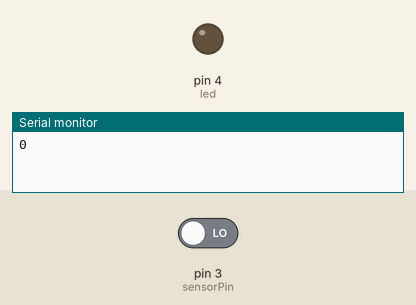
Simulated run of this sketch. Board: Arduino Uno, built with avr-gcc and run on an emulated ATmega328P. Shown: output pins drawn as LEDs (lit = HIGH), the last lines printed to the serial monitor. Inputs (shaded band) come from the test bench; at power-on: pin 3 (sensorPin) LOW.

Above: at 2.0 s.
2.1 s: pin 3 (sensorPin) driven HIGH
At 2.8 s:
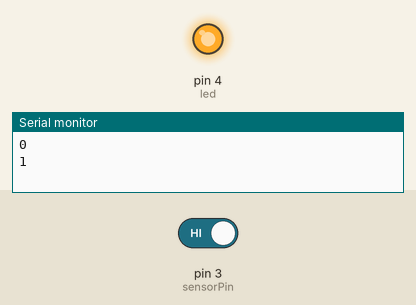
Timing chart, 0 to 5.1 s (numbered marks = the images above; inputs shaded):
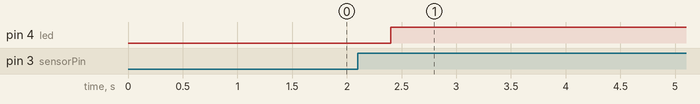

The sketch:

auto-kitchen-lighter.ino
```cpp
//auto-kitchen-lighter.ino

int led = 4;
int sensorPin = 3;

bool sensorStatus = false;

long lightningTime = 10; // second

long restTime = 0;

void setup() {
  // put your setup code here, to run once:
  pinMode(led, OUTPUT);
  pinMode(sensorPin, INPUT);
  Serial.begin(9600);

}

void loop() {

	delay(1000);

	sensorStatus = sensorCheck();

    Serial.println(sensorStatus);

    if(sensorStatus){
    	digitalWrite(led, HIGH);
    	restTime = lightningTime;
    }

    if(restTime>0){
    	restTime = restTime-1;
    }
    else {
    	digitalWrite(led, LOW);
    }

}

bool sensorCheck() {
	int check1 = digitalRead(sensorPin);
	delay(100);
	int check2 = digitalRead(sensorPin);
	delay(100);
	int check3 = digitalRead(sensorPin);

	return check1 * check2 * check3;


}
```

Measured:
- after the input at 2.1 s, pin 4 (led): LOW → HIGH after 0.30 s
